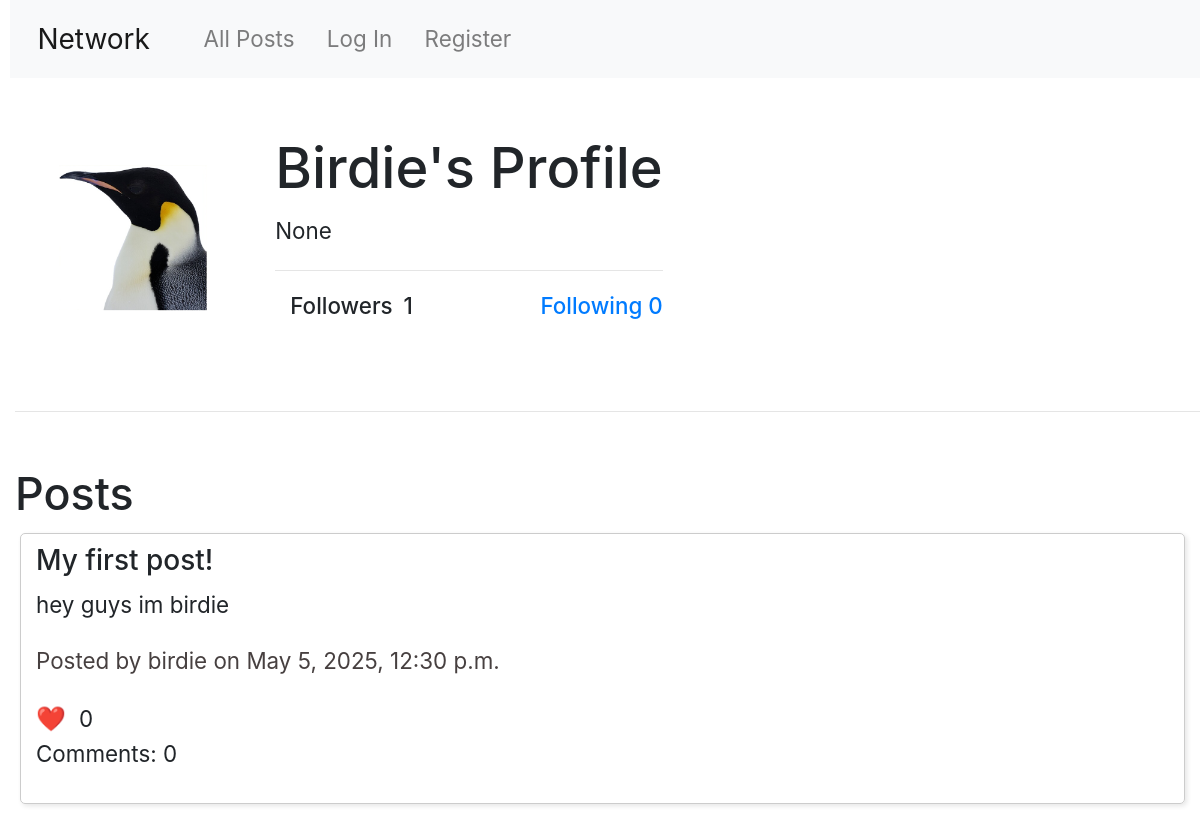
Before: /profile/birdie with the older database file.
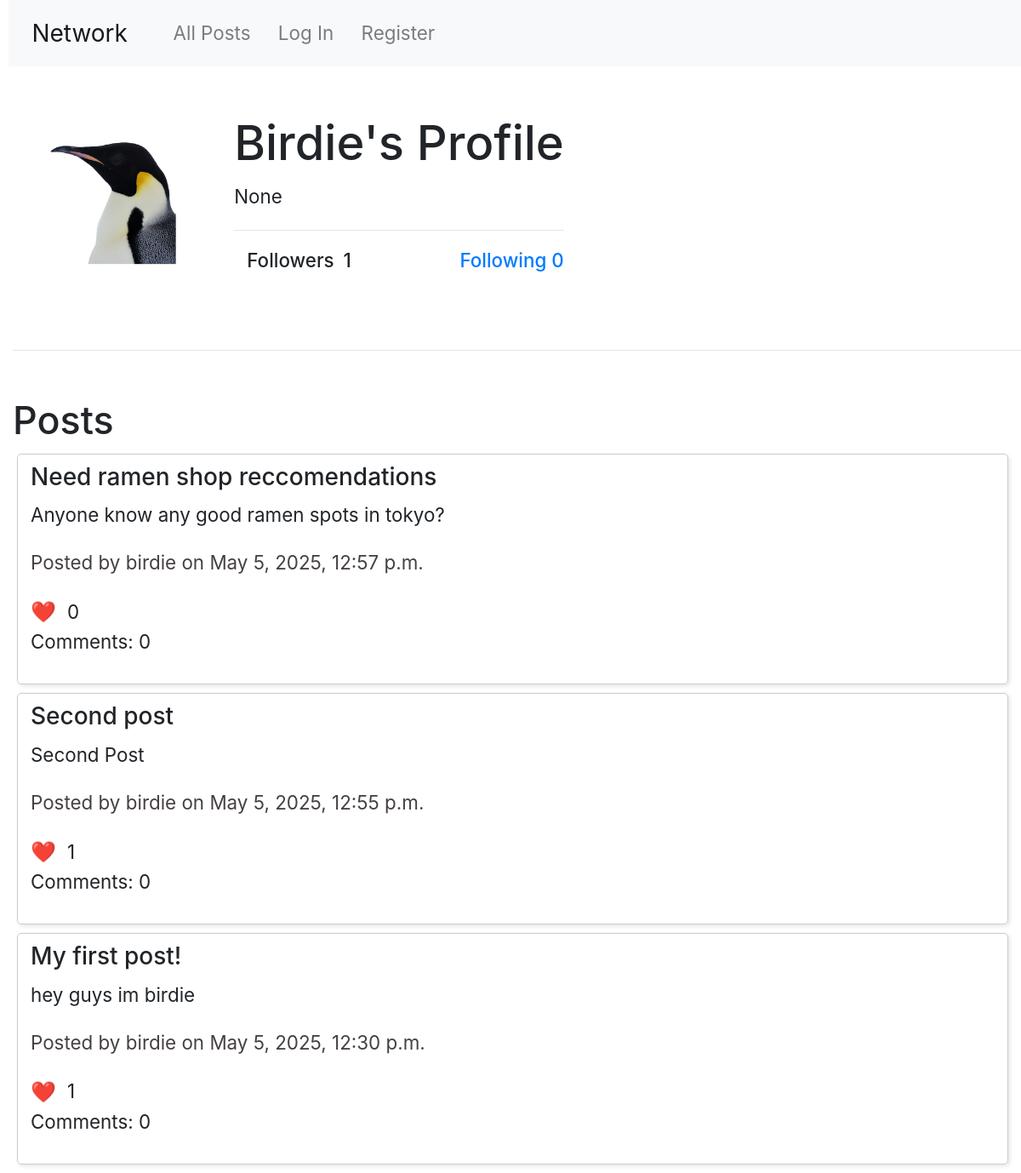
After: the same page with the newer database file.
### network/models.py (models this page shows, shortened)
class Post(models.Model):
    user = models.ForeignKey(User, on_delete=models.CASCADE, related_name="posts")
    title = models.CharField(max_length=30, default="Untitled")
    content = models.TextField(max_length=280)
    timestamp = models.DateTimeField(auto_now_add=True)
    likes = models.ManyToManyField(User, related_name="liked_posts", blank=True)

class User(AbstractUser):
    bio = models.TextField(max_length=30, blank=True, null=True)
    profile_picture = models.ImageField(upload_to='profile_pictures/', default='profile_pictures/penguin.png', blank=True)

### network/views.py (the view)
# urls.py: path("profile/<str:username>", views.profile, name="profile"),
def profile(request, username):
    try:
        profile_user = User.objects.get(username=username)
    except User.DoesNotExist:
        return HttpResponse("User not found", status=404)
    followerCount = Follow.objects.filter(following=profile_user).count()
    followingCount = Follow.objects.filter(follower=profile_user).count()
    alreadyFollowed = False
    if request.user.is_authenticated:
        alreadyFollowed = Follow.objects.filter(follower=request.user, following=profile_user).exists()
    return render(request, "network/profile.html", {
        "userName": profile_user.username,
        "bio": profile_user.bio,
        "posts": Post.objects.filter(user=profile_user).order_by("-timestamp"),
        "pfp": profile_user.profile_picture,
        "followerCount": followerCount,
        "followingCount": followingCount,
        "follow" : alreadyFollowed
    })

### network/templates/network/profile.html (shortened to what this page needs)
{% extends "network/layout.html" %}
{% load static %}
{% block body %}
    <div style="display: flex; align-items: center; gap: 20px;">
        <div>
            {% if pfp %}
                <img src="{{ pfp.url }}" alt="Profile Picture" style="width: 300; height: 300px;">
            {% else %}
                <p>No profile picture available.</p>
            {% endif %}
        </div>
        <div>
            {% if user.username == userName %}
                <h1>Hello {{ userName|capfirst }}</h1>
            {% else %}
                <h1>{{ userName|capfirst }}'s Profile</h1>
            {% endif %}
            <p>{{bio}}</p>
            <hr>
            <div style="display: flex; justify-content: space-between; gap: 20px;">
                <div>
                    <h6><a>Followers <span id="followerCount">{{ followerCount }}</span></a></h6>
                </div>
                <div>
                    <h6><a href="{% url 'following' userName %}">Following {{ followingCount }}</a></h6>
                </div>
            </div>
        </div>
    </div>
    <hr>
    <br>
    <h2>Posts</h2>
    {% for post in posts %}
        <div class="post">
            <h5 id="postTitle-{{ post.id }}">{{ post.title }}</h5>
            <p id="postContent-{{ post.id }}">{{ post.content }}</p>
            <p id="postInfo-{{ post.id }}" style="color: rgb(71, 64, 64);">Posted by {{ post.user.username }} on {{ post.timestamp }}</p>
            <p style="display: flex; align-items: center; margin: 0;">
                <button class="likeButton" data-id="{{ post.id }}" id="likeButton-{{ post.id }}">
                    <span style="font-size: 24px; margin-right: 8px; vertical-align: middle;">❤️</span>
                </button>
                <span style="line-height: 30px;" id="likeCount-{{ post.id }}">{{ post.likes.count }}</span>
            </p>
            <p id="comments-{{ post.id }}">Comments: {{ post.comments.count }}</p>
        </div>
    {% endfor %}
{% endblock %}

Changed rows visible on the page:
added Post: title "Need ramen shop reccomendations", content "Anyone know any good ramen spots in tokyo?", user.username "birdie", timestamp "May 5, 2025, 12:57 p.m.", likes.count "0", comments.count "0"
added Post: title "Second post", content "Second Post", user.username "birdie", timestamp "May 5, 2025, 12:55 p.m.", likes.count "1", comments.count "0"
computed for Post "My first post!": likes.count "0" → "1"
